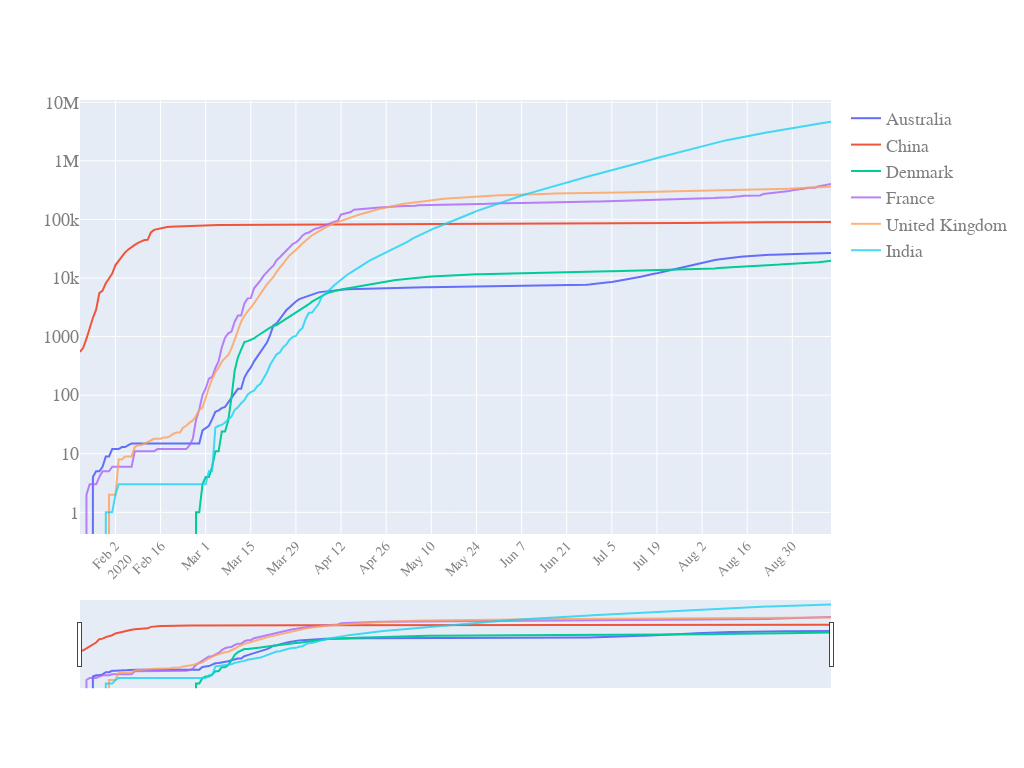

Notebook code for this chart:
### Code cell
quick_plot(df_analyse.date, df_analyse.iloc[:,1:],
          y_scale='log', slider=True)

### Figure 1 — Plotly figure (JSON) as saved in the notebook; plotly's stock layout.template omitted (floating-point values rounded to 4 significant figures; data arrays with more than 128 entries replaced by an {"elided": "..."} marker saying what was removed)
{"data": [{"name": "Australia", "type": "scatter", "x": {"elided": "234 str values"}, "y": {"elided": "234 int values"}}, {"name": "China", "type": "scatter", "x": {"elided": "234 str values"}, "y": {"elided": "234 int values"}}, {"name": "Denmark", "type": "scatter", "x": {"elided": "234 str values"}, "y": {"elided": "234 int values"}}, {"name": "France", "opacity": 0.8, "type": "scatter", "x": {"elided": "234 str values"}, "y": {"elided": "234 int values"}}, {"name": "United Kingdom", "opacity": 0.8, "type": "scatter", "x": {"elided": "234 str values"}, "y": {"elided": "234 int values"}}, {"name": "India", "opacity": 0.8, "type": "scatter", "x": {"elided": "234 str values"}, "y": {"elided": "234 int values"}}], "layout": {"autosize": true, "font": {"color": "#7f7f7f", "family": "PT Sans, monospace", "size": 18}, "height": 768, "width": 1024, "xaxis": {"nticks": 20, "rangeslider": {"visible": true}, "tickangle": -45, "tickfont": {"color": "#7f7f7f", "size": 14}}, "yaxis": {"type": "log"}}}
